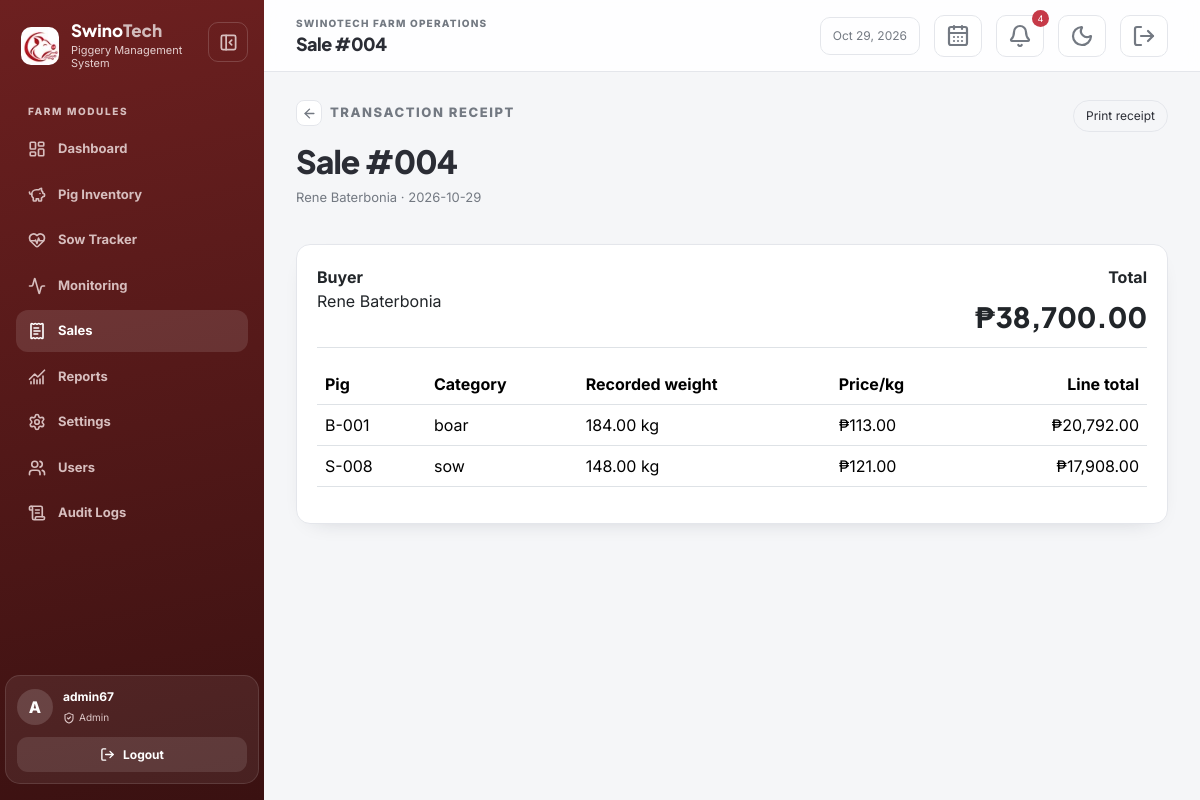
The app's page /sales/view.php?id=1034 (signed in) with its own data.
### tables this page shows
CREATE TABLE `sales` (
  `sale_id` int UNSIGNED NOT NULL,
  `buyer_name` varchar(150) NOT NULL,
  `sale_date` date NOT NULL DEFAULT (curdate()),
  `total_amount` decimal(12,2) NOT NULL DEFAULT '0.00'
);

CREATE TABLE `sale_items` (
  `sale_item_id` int UNSIGNED NOT NULL,
  `sale_id` int UNSIGNED NOT NULL,
  `pig_id` int UNSIGNED NOT NULL,
  `sold_weight` decimal(10,2) NOT NULL,
  `price_per_kg` decimal(10,2) NOT NULL
);

CREATE TABLE `pigs` (
  `pig_id` int UNSIGNED NOT NULL,
  `tag_number` varchar(50) NOT NULL,
  `category` enum('boar','fattener','sow') NOT NULL,
  `weight` decimal(10,2) NOT NULL,
  `pen_number` varchar(50) DEFAULT NULL,
  `status` enum('active','sold','dead') NOT NULL DEFAULT 'active',
  `date_added` date NOT NULL DEFAULT (curdate())
);

### includes/auth.php (called while the page is built, shortened)
<?php
function e(mixed $value): string
{
    return htmlspecialchars((string) $value, ENT_QUOTES, 'UTF-8');
}
function sale_reference(int $saleId): string
{
    $sequence = $saleId >= 1031 ? $saleId - 1030 : $saleId;
    return str_pad((string) max(1, $sequence), 3, '0', STR_PAD_LEFT);
}

### includes/dashboard-data.php (called while the page is built, shortened)
<?php
function dashboard_notifications(PDO $pdo, array $profile, string $role = 'admin'): array
{
    $days = max(1, (int) $profile['due_soon_days']);
    $notifications = [];
    $sows = $pdo->query("SELECT s.sow_record_id, p.tag_number, s.expected_farrowing_date
        FROM sow_records s JOIN pigs p ON p.pig_id = s.pig_id
        WHERE s.status = 'pregnant' ORDER BY s.expected_farrowing_date")->fetchAll();
    foreach ($sows as $sow) {
        $daysAway = (int) $pdo->query("SELECT DATEDIFF(" . $pdo->quote($sow['expected_farrowing_date']) . ", CURDATE())")->fetchColumn();
        if ($daysAway < 0 || $daysAway <= $days) {
            $notifications[] = [
                'id' => ($daysAway < 0 ? 'overdue-' : 'due-') . $sow['sow_record_id'],
                'tone' => $daysAway < 0 ? 'danger' : 'warning',
                'icon' => $daysAway < 0 ? 'triangle-alert' : 'calendar-days',
                'title' => 'Sow ' . $sow['tag_number'] . ($daysAway < 0 ? ' is overdue' : ' due ' . date('M d', strtotime($sow['expected_farrowing_date']))),
                'meta' => 'Expected ' . date('M d, Y', strtotime($sow['expected_farrowing_date'])) . ($daysAway < 0 ? ' · ' . abs($daysAway) . ' days late' : ' · Farrowing in ' . $daysAway . ' days'),
                'href' => 'sows/index.php',
            ];
        }
    }
    $reading = $pdo->query('SELECT temperature, humidity, recorded_at FROM sensor_logs ORDER BY recorded_at DESC LIMIT 1')->fetch();
    if ($reading && (float) $reading['temperature'] > (float) $profile['heat_threshold']) {
        $notifications[] = ['id' => 'heat-stress', 'tone' => 'danger', 'icon' => 'thermometer', 'title' => 'Heat stress — ' . $reading['temperature'] . '°C', 'meta' => 'Above the ' . $profile['heat_threshold'] . '°C threshold', 'href' => 'monitoring/index.php'];
    }
    if ($reading && strtotime((string) $reading['recorded_at']) < time() - 7200) {
        $notifications[] = ['id' => 'stale-sensor', 'tone' => 'warning', 'icon' => 'wifi-off', 'title' => 'ESP32 has no new readings', 'meta' => 'Last reading ' . date('M d, H:i', strtotime($reading['recorded_at'])), 'href' => 'monitoring/index.php'];
    }
    if ($role === 'admin') {
        $sale = $pdo->query("SELECT sale_id, buyer_name, total_amount, sale_date FROM sales ORDER BY sale_id DESC LIMIT 1")->fetch();
        if ($sale) {
            $notifications[] = ['id' => 'sale-' . $sale['sale_id'], 'tone' => 'success', 'icon' => 'receipt-text', 'title' => 'Sale #' . sale_reference((int) $sale['sale_id']) . ' recorded', 'meta' => $sale['buyer_name'] . ' · ₱' . number_format((float) $sale['total_amount'], 2), 'href' => 'sales/view.php?id=' . (int) $sale['sale_id']];
        }
    }
    return $notifications;
}

### sales/view.php (the view)
<?php
require __DIR__.'/../includes/auth.php'; require_role('admin'); require __DIR__.'/../includes/db.php';$id=(int)($_GET['id']??0);$statement=$pdo->prepare('SELECT * FROM sales WHERE sale_id=:id');$statement->execute(['id'=>$id]);$sale=$statement->fetch();if(!$sale){http_response_code(404);exit('Sale not found.');}$items=$pdo->prepare('SELECT si.*,p.tag_number,p.category FROM sale_items si JOIN pigs p ON p.pig_id=si.pig_id WHERE si.sale_id=:id');$items->execute(['id'=>$id]);$items=$items->fetchAll();$reference=sale_reference((int) $sale['sale_id']);$pageTitle='Sale #'.$reference;require __DIR__.'/../includes/header.php';
?>
<div class="page-heading"><div><p class="eyebrow"><a class="back-button" href="index.php" aria-label="Back to transactions" title="Back to transactions"><i data-lucide="arrow-left" aria-hidden="true"></i></a>Transaction receipt</p><h2>Sale #<?=e($reference)?></h2><p><?=e($sale['buyer_name'])?> · <?=e($sale['sale_date'])?></p></div><button class="btn btn-outline-secondary no-print" type="button" onclick="window.print()">Print receipt</button></div><div class="card print-area"><div class="d-flex justify-content-between border-bottom pb-3 mb-3"><div><strong>Buyer</strong><div><?=e($sale['buyer_name'])?></div></div><div class="text-end"><strong>Total</strong><div class="stat-value fs-3">₱<?=number_format((float)$sale['total_amount'],2)?></div></div></div><div class="table-responsive"><table class="table"><thead><tr><th>Pig</th><th>Category</th><th>Recorded weight</th><th>Price/kg</th><th class="text-end">Line total</th></tr></thead><tbody><?php foreach($items as $item): ?><tr><td><?=e($item['tag_number'])?></td><td><?=e($item['category'])?></td><td><?=e($item['sold_weight'])?> kg</td><td>₱<?=number_format((float)$item['price_per_kg'],2)?></td><td class="text-end">₱<?=number_format((float)$item['sold_weight']*(float)$item['price_per_kg'],2)?></td></tr><?php endforeach; ?></tbody></table></div></div>
<?php require __DIR__.'/../includes/footer.php'; ?>

### assets/css/style.css (style rules this page uses)
:root { color-scheme: light; --background: #f5f6f8; --surface: #fff; --surface-raised: #fff; --ink: #2b2d35; --muted: #737982; --border: #e4e6eb; --input-bg: #fff; --table-head: #fafbfc; --table-stripe: #f8f9fb; --chart-grid: #e9ebef; --shadow: #17203355; --brand: #b93030; --brand-dark: #702020; --panel: #6d2020; --panel-deep: #3a1111; --olive: #657b3b; --clay: #ad7147; --success: #21864b; --warning: #c57d08; --danger: #c63a48; --ease-out: cubic-bezier(.22, 1, .36, 1); --motion-fast: 160ms; --motion-base: 240ms; }
* { box-sizing: border-box; }
body { margin: 0; background: var(--background); color: var(--ink); font-family: Inter, system-ui, sans-serif; }
h1,h2,h3,h4 { font-family: "Plus Jakarta Sans", Inter, sans-serif; font-weight: 800; letter-spacing: -.03em; }
.eyebrow { color: var(--muted); font-size: 10px; font-weight: 800; letter-spacing: .12em; text-transform: uppercase; }
.page-heading { display: flex; justify-content: space-between; align-items: flex-start; gap: 18px; margin-bottom: 20px; }
.page-heading p { max-width: 700px; color: var(--muted); font-size: 13px; }
.page-heading .eyebrow { display: flex; align-items: center; gap: 8px; }
.back-button { display: inline-grid; place-items: center; width: 26px; height: 26px; border: 1px solid var(--border); border-radius: 8px; color: var(--muted); background: color-mix(in srgb, var(--surface) 95%, transparent); text-decoration: none; vertical-align: middle; transition: color var(--motion-fast) ease, border-color var(--motion-fast) ease, background var(--motion-fast) ease, transform var(--motion-fast) var(--ease-out); }
.back-button svg { width: 15px; height: 15px; }
.card,.table-shell,.filter-bar { border: 1px solid var(--border); border-radius: 14px; background: var(--surface); box-shadow: 0 8px 24px -18px var(--shadow); transition: transform var(--motion-base) var(--ease-out), box-shadow var(--motion-base) ease, border-color var(--motion-base) ease; }
.card { padding: 20px; }
.stat-value { margin-top: 14px; font: 800 29px/1 "Plus Jakarta Sans", sans-serif; }
.btn, button, input, select, textarea { transition: transform var(--motion-fast) var(--ease-out), box-shadow var(--motion-fast) ease, border-color var(--motion-fast) ease; }
.js .reveal { opacity: 0; transform: translateY(10px); animation: reveal-in 520ms var(--ease-out) forwards; animation-delay: var(--reveal-delay, 0ms); }
svg { vertical-align: middle; stroke-width: 2.2; }
body, .app-sidebar, .app-main, .topbar, .content, .card, .table-shell, .filter-bar, .login-form-wrap, .login-card, .icon-button, .form-control, .form-select, .input-group-text, .table, .table > :not(caption) > * > *, .dropdown-menu, .offcanvas, .confirmation-dialog, .confirmation-dialog-card { transition: background-color var(--motion-base) ease, color var(--motion-base) ease, border-color var(--motion-base) ease, box-shadow var(--motion-base) ease, transform var(--motion-base) var(--ease-out), width 260ms var(--ease-out), margin-left 260ms var(--ease-out); }
.content .btn { border-radius: 999px; padding: 6px 12px; font-size: 12px; }
.content .btn-outline-secondary, .content .btn-outline-success, .content .btn-light { color: var(--ink); background: #ffffff12; border-color: var(--border); }

### records on screen
sales: sale_id "004", buyer_name "Rene Baterbonia", sale_date "2026-10-29", total_amount "38,700.00"
sale_items: pig.tag_number "B-001", pig.category "boar", sold_weight "184.00", price_per_kg "113.00", (float)$item['sold_weight']*(float)$item['price_per_kg'] "20,792.00"
sale_items: pig.tag_number "S-008", pig.category "sow", sold_weight "148.00", price_per_kg "121.00", (float)$item['sold_weight']*(float)$item['price_per_kg'] "17,908.00"

### other values on screen
$item['label'] "Dashboard"
$item['label'] "Pig Inventory"
$item['label'] "Sow Tracker"
$item['label'] "Monitoring"
$item['label'] "Sales"
$item['label'] "Reports"
substr($_SESSION['username'] ?? 'U', 0, 1) "A"
$_SESSION['username'] "admin67"
$role "Admin"
$pageTitle "Sale #004"
count($headerAlerts) "4"
